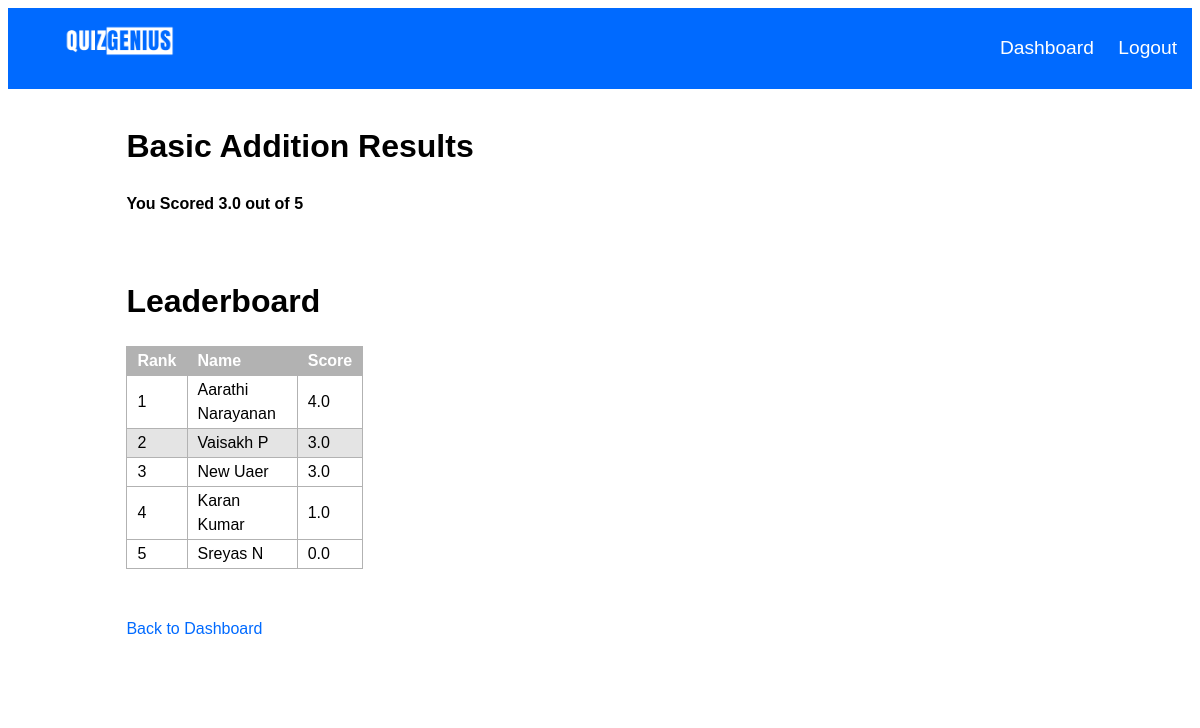
The page /quiz/1/result (signed in) on the database as committed earlier.
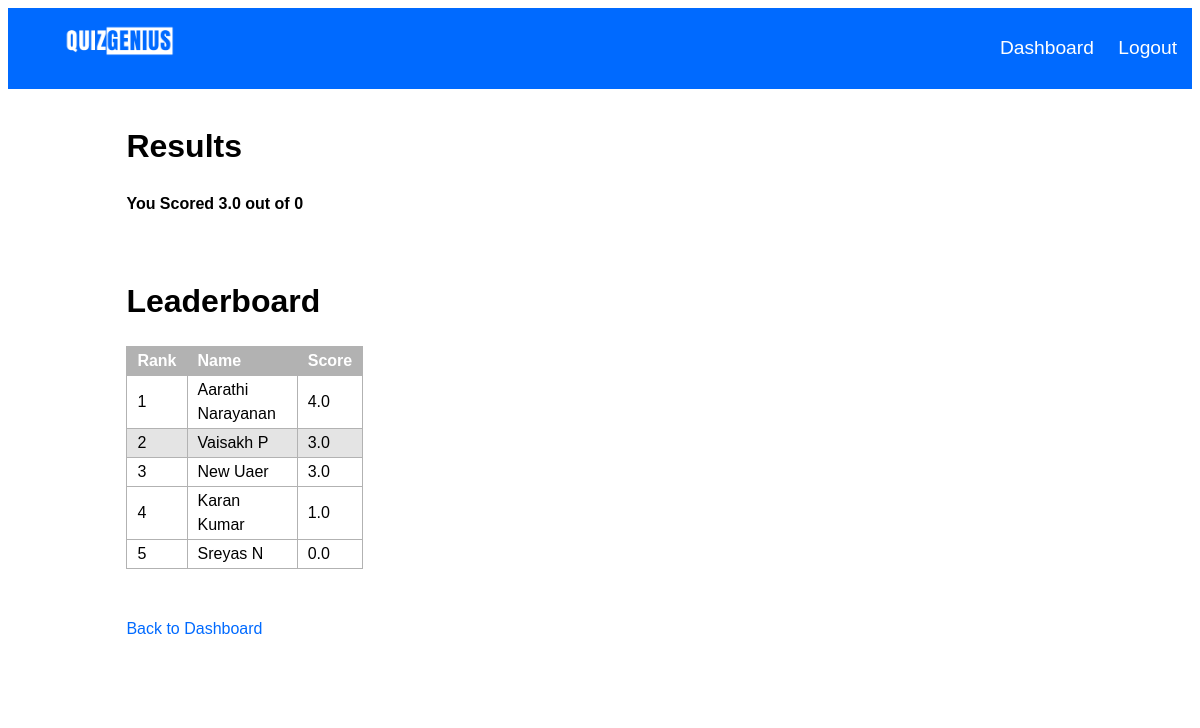
The same page on the database as committed later.
### db.py (models this page shows)
class Quiz(db.Model):
    id = db.Column(db.Integer, primary_key=True)
    title = db.Column(db.String(100), nullable=False)
    description = db.Column(db.String(150), nullable=False)
    level = db.Column(db.String(10), nullable=False)
    questions = db.relationship('Question', backref='quiz', cascade='all, delete-orphan', lazy=True)

### routes.py (the view)
@routes.route('/quiz/<int:quiz_id>/result')
@login_required
def quiz_result(quiz_id):
    current_user_rank = None
    quiz = Quiz.query.get(quiz_id)
    user_score = current_user.get_score(quiz_id)
    quiz_scores = UserQuizScore.query.filter_by(quiz_id=quiz_id).all()
    sorted_scores = sorted(quiz_scores, key=lambda x: x.score, reverse=True)
    if user_score:
        for index, score in enumerate(sorted_scores,1):
            if score.score == user_score:
                current_user_rank = index
                break
    if current_user_rank !=None:
        if current_user_rank <= 5:
            current_user_rank=None
    top_performers = sorted_scores[:5]
    top_performers_details = [(User.query.get(score.user_id), score) for score in top_performers]
    current_user_details = (current_user, user_score) if user_score else None
    return render_template('quiz_result.html', top_performers=top_performers_details, current_user=current_user,quiz=quiz, user_score=user_score, current_user_rank=current_user_rank)

### app.py (called while the page is built)
@login_manager.user_loader
def load_user(user_id):
    if user_id is not None:
        return User.query.get(int(user_id))
    else:
        return None

### authenticator.py (called while the page is built)
def login_required(f):
    @wraps(f)
    def decorated_function(*args, **kwargs):
        if 'user_logged_in' not in session and 'admin_logged_in' not in session:
            return redirect(url_for('routes.login'))  # Redirect to login if no user or admin session
        return f(*args, **kwargs)
    return decorated_function

### db.py (called while the page is built)
    def get_score(self, quiz_id):
        score = UserQuizScore.query.filter_by(user_id=self.id, quiz_id=quiz_id, ).first()
        return score.score if score else 0

### templates/quiz_result.html (shortened to what this page needs)
{% extends 'base.html' %}
{% block content %}
<h1>{{ quiz.title }} Results</h1>
<h3> You Scored {{ user_score }} out of {{ quiz.questions|length }}</h3>
<br>
<h1>Leaderboard</h1>
    <table>
        <thead>
            <tr>
                <th id="rank">Rank</th>
                <th id="name">Name</th>
                <th id="score">Score</th>
            </tr>
        </thead>
        <tbody>
            {% for (user, score) in top_performers %}
                {% if user.id == current_user.id %}
                <tr id = "current_user_rank">
                    <td>{{ loop.index }}</td>
                    <td>{{ user.firstname }} {{ user.lastname }}</td>
                    <td>{{ score.score }}</td>
                </tr>
                {% else %}
                <tr>
                    <td>{{ loop.index }}</td>
                    <td>{{ user.firstname }} {{ user.lastname }}</td>
                    <td>{{ score.score }}</td>
                </tr>
                {% endif %}
            {% endfor %}
        </tbody>
    </table>
<br>
<br>
<a href="{{ url_for('routes.dashboard') }}"> Back to Dashboard</a>
{% endblock %}

Rows that differ between the two databases and show on the page:
removed Quiz: title "Basic Addition"
Other text that changed with them:
{{ quiz.questions|length }}: "5" → "0"
